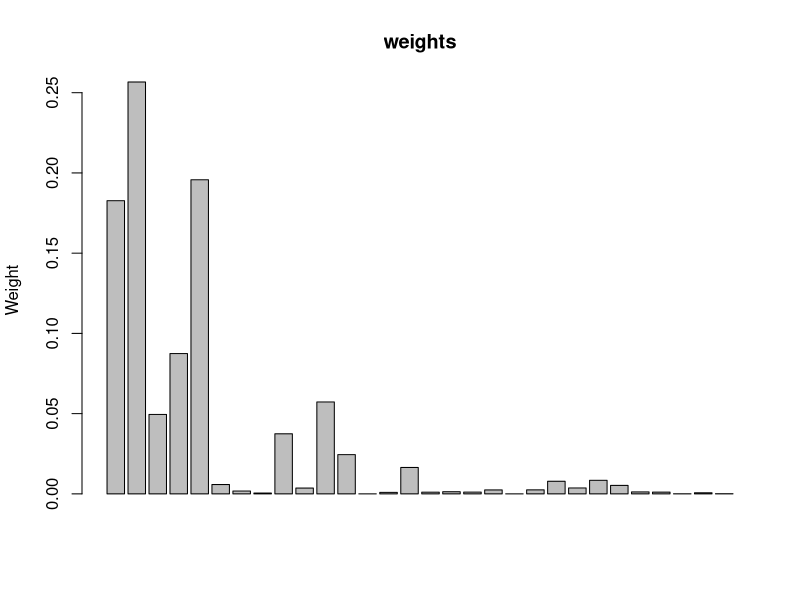
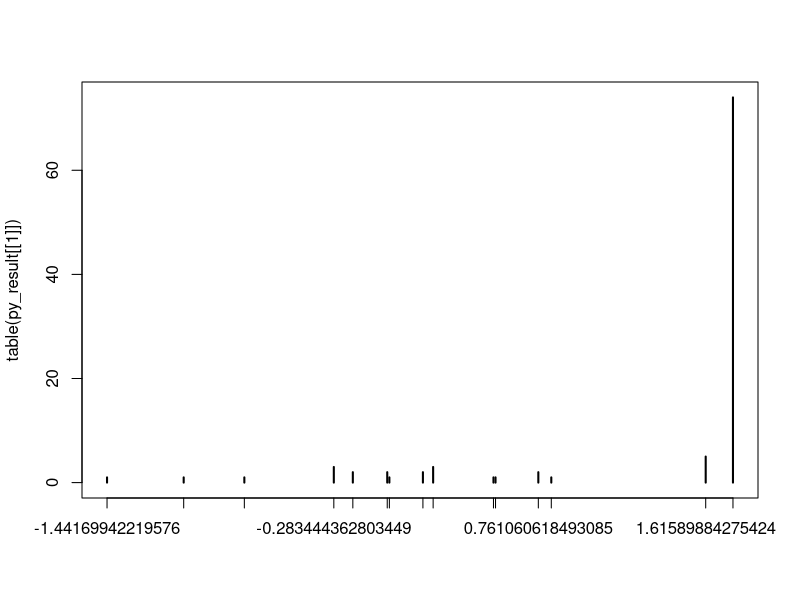

Here is the R script that generated these plots, in order:
library(magrittr)

simulate_P <- function(alpha, theta, n = 1000) {
  #n is number of species
  if (alpha < 0 || alpha >= 1) stop("alpha must be in [0,1)")
  if (theta <= -alpha) stop("theta must be > -alpha")
  
  v <- numeric(n)
  w <- numeric(n)
  prod_term <- 1
  
  for (i in 1:n) {
    v[i] <- rbeta(1, 1 - alpha, theta + i * alpha)
    w[i] <- v[i] * prod_term
    prod_term <- prod_term * (1 - v[i])
  }
  
  return(w)
}


simulate_pitman_yor <- function(alpha, theta, base_distribution, n = 1000) {
  weights <- simulate_P(alpha, theta, n)
  S <- base_distribution(n)  # Sample from base distribution (e.g., atomic or non atomic??) (eta)

  Samples = sample(n,n,replace = T, prob=weights)
  
  return(list(S[Samples], Samples))
  
}

# Example usage
alpha <- 0.5
theta <- 1.0
weights <- simulate_P(alpha, theta, 100)

barplot(weights[1:30], main="weights", ylab="Weight")


py_result <- simulate_pitman_yor(alpha = 0.5, theta = 1.0, base_distribution=rnorm, n = 100)
plot(table(py_result[[1]]))




simulate_poisson_gamma <-function(shape, rate, n=1000){
  
  # Draw lambda from Beta distribution, scaled by lambda_max
  lambdas = rgamma(shape, rate, n=n)
  
  # Draw Poisson samples with these lambdas
  poisson_samples = rpois(lambda = lambdas, n = 1000)
  return(poisson_samples)
}
